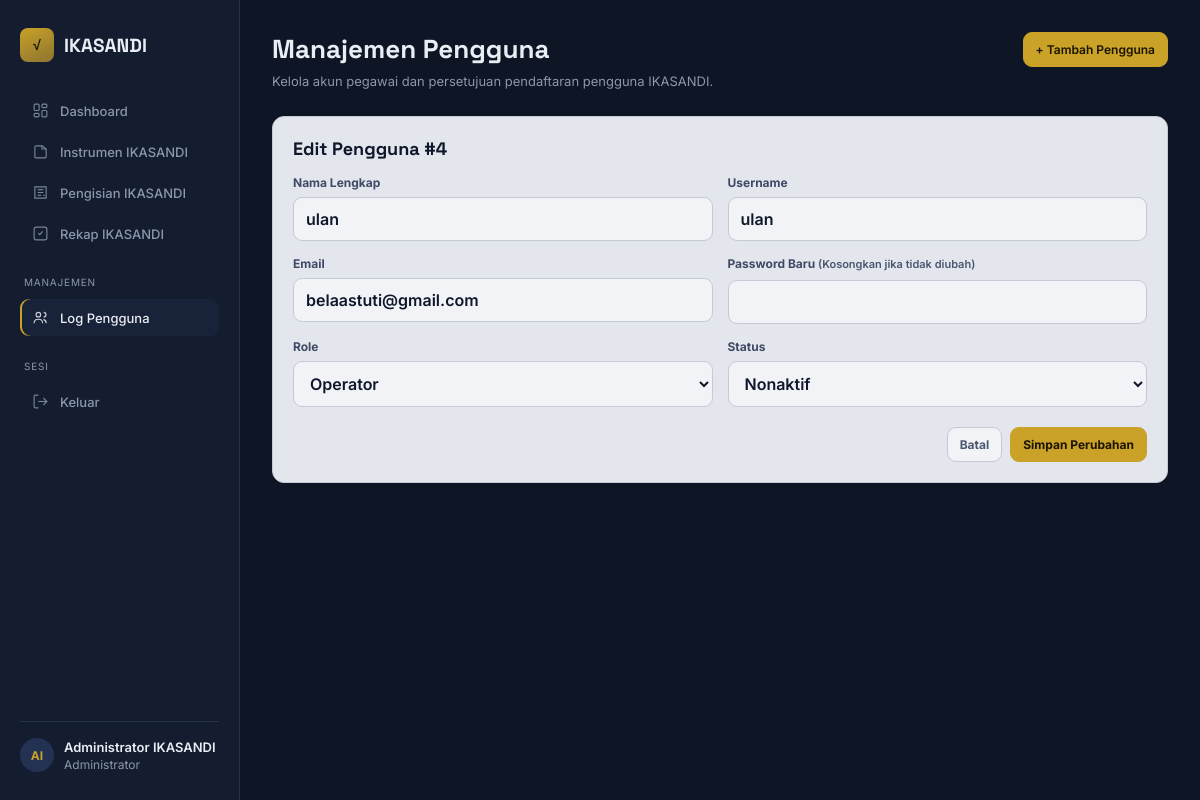
Screenshot of /log_pengguna.php?edit=4 (signed in) with the database file from the repository.
### tables this page shows
CREATE TABLE `users` (
  `id` int(11) NOT NULL,
  `username` varchar(50) NOT NULL,
  `password` varchar(255) NOT NULL,
  `nama_lengkap` varchar(150) NOT NULL,
  `email` varchar(150) DEFAULT NULL,
  `role` enum('admin','operator') NOT NULL DEFAULT 'operator',
  `status` enum('aktif','nonaktif','menunggu','ditolak') NOT NULL DEFAULT 'menunggu',
  `created_at` datetime DEFAULT current_timestamp(),
  `updated_at` datetime DEFAULT current_timestamp() ON UPDATE current_timestamp(),
  `reset_token` char(64) DEFAULT NULL,
  `reset_expires` datetime DEFAULT NULL
);

### log_pengguna.php (the view, shortened to what this page needs)
<?php
require_once 'koneksi.php';
$id_login = (int) $_SESSION['user_id'];
function e($value)
{
    return htmlspecialchars((string)$value, ENT_QUOTES, 'UTF-8');
}
$csrf = $_SESSION['csrf_token'];
$stmt = mysqli_prepare(
    $koneksi,
    "SELECT id, username, nama_lengkap, email, role, status
     FROM users
     WHERE id = ?
     LIMIT 1"
);
mysqli_stmt_bind_param($stmt, 'i', $id_login);
mysqli_stmt_execute($stmt);
$result_login = mysqli_stmt_get_result($stmt);
$akun_login = mysqli_fetch_assoc($result_login);
$nama_sidebar = trim($akun_login['nama_lengkap'] ?? '');
$role_sidebar = strtolower($akun_login['role'] ?? '');
$role_label_sidebar = ($role_sidebar === 'admin')
    ? 'Administrator'
    : (($role_sidebar === 'operator')
        ? 'Operator'
        : ucfirst($role_sidebar));
$nama_parts = preg_split('/\s+/', $nama_sidebar);
$inisial_sidebar = '';
foreach (array_slice($nama_parts, 0, 2) as $part) {
    if ($part !== '') {
        $inisial_sidebar .= mb_strtoupper(
            mb_substr($part, 0, 1, 'UTF-8'),
            'UTF-8'
        );
    }
}
$edit_user = null;
if (isset($_GET['edit'])) {
    $edit_id = (int)$_GET['edit'];
    if ($edit_id > 0) {
        $stmt = mysqli_prepare(
            $koneksi,
            "SELECT id, username, nama_lengkap,
                    email, role, status
             FROM users
             WHERE id = ?
             LIMIT 1"
        );
        mysqli_stmt_bind_param($stmt, 'i', $edit_id);
        mysqli_stmt_execute($stmt);
        $edit_user = mysqli_fetch_assoc(
            mysqli_stmt_get_result($stmt)
        );
    }
}
?>
<!DOCTYPE html>
<html lang="id">
<head>
</head>
<body>
<div class="layout">
    <aside class="side">
        <div class="brand">
            <div class="mark">√</div>
            IKASANDI
        </div>
        <nav>
            <a class="navitem" href="index.php">
                <svg viewBox="0 0 24 24" fill="none"
                     stroke="currentColor" stroke-width="1.6">
                    <rect x="3" y="3" width="7" height="9" rx="1.5"/>
                    <rect x="14" y="3" width="7" height="5" rx="1.5"/>
                    <rect x="14" y="12" width="7" height="9" rx="1.5"/>
                    <rect x="3" y="16" width="7" height="5" rx="1.5"/>
                </svg>
                Dashboard
            </a>
            <a class="navitem" href="instrumen_ikasandi.php">
                <svg viewBox="0 0 24 24" fill="none"
                     stroke="currentColor" stroke-width="1.6">
                    <path d="M4 19.5V6a2 2 0 0 1 2-2h8.5L20 8.5V19.5a1.5 1.5 0 0 1-1.5 1.5h-13A1.5 1.5 0 0 1 4 19.5Z"/>
                    <path d="M14 4v4.5H20"/>
                </svg>
                Instrumen IKASANDI
            </a>
            <a class="navitem" href="pengisian_ikasandi.php">
                <svg viewBox="0 0 24 24" fill="none"
                     stroke="currentColor" stroke-width="1.6">
                    <path d="M4 4h16v16H4z"/>
                    <path d="M8 8h8"/>
                    <path d="M8 12h8"/>
                    <path d="M8 16h5"/>
                    <path d="M16 16h2"/>
                </svg>
                Pengisian IKASANDI
            </a>
            <a class="navitem" href="rekap_ikasandi.php">
                <svg viewBox="0 0 24 24" fill="none"
                     stroke="currentColor" stroke-width="1.6">
                    <path d="M9 11.5l2 2 4-4.5"/>
                    <rect x="3" y="3" width="18" height="18" rx="3"/>
                </svg>
                Rekap IKASANDI
            </a>
            <div class="navlabel">MANAJEMEN</div>
            <a class="navitem active" href="log_pengguna.php">
                <svg viewBox="0 0 24 24" fill="none"
                     stroke="currentColor" stroke-width="1.6">
                    <circle cx="9" cy="8" r="3.2"/>
                    <path d="M3 20c0-3.3 2.7-5.5 6-5.5s6 2.2 6 5.5"/>
                    <path d="M16.5 4.8a3.2 3.2 0 0 1 0 6.4"/>
                    <path d="M20 20c0-2.6-1.6-4.6-3.8-5.3"/>
                </svg>
                Log Pengguna
            </a>
            <div class="navlabel">SESI</div>
            <a class="navitem" href="logout.php">
                <svg viewBox="0 0 24 24" fill="none"
                     stroke="currentColor" stroke-width="1.6">
                    <path d="M9 21H5a2 2 0 0 1-2-2V5a2 2 0 0 1 2-2h4"/>
                    <path d="M16 17l5-5-5-5"/>
                    <path d="M21 12H9"/>
                </svg>
                Keluar
            </a>
        </nav>
        <div class="side-foot">
            <div class="avatar">
                <?= e($inisial_sidebar) ?>
            </div>
            <div class="profile-info">
                <div class="who"
                     title="<?= e($nama_sidebar) ?>">
                    <?= e($nama_sidebar) ?>
                </div>
                <div class="role">
                    <?= e($role_label_sidebar) ?>
                </div>
            </div>
        </div>
    </aside>
    <main class="main">
        <div class="page-head">
            <div>
                <h1>Manajemen Pengguna</h1>
                <p>
                    Kelola akun pegawai dan persetujuan
                    pendaftaran pengguna IKASANDI.
                </p>
            </div>
            <a class="btn btn-primary"
               href="log_pengguna.php?tambah=1">
                + Tambah Pengguna
            </a>
        </div>
        <?php if (isset($_GET['tambah'])): ?>
            <div class="card">
                <h2 class="section-title">Tambah Pengguna</h2>
                <p class="help">
                    Admin dapat membuat akun secara langsung.
                    Pendaftaran pegawai dapat menggunakan status
                    Menunggu untuk memerlukan persetujuan admin.
                </p>
                <form method="post">
                    <input type="hidden"
                           name="csrf_token"
                           value="<?= e($csrf) ?>">
                    <input type="hidden"
                           name="aksi"
                           value="tambah">
                    <div class="form-grid">
                        <div class="form-group">
                            <label>Nama Lengkap</label>
                            <input class="form-control"
                                   type="text"
                                   name="nama_lengkap"
                                   required>
                        </div>
                        <div class="form-group">
                            <label>Username</label>
                            <input class="form-control"
                                   type="text"
                                   name="username"
                                   required>
                        </div>
                        <div class="form-group">
                            <label>Email</label>
                            <input class="form-control"
                                   type="email"
                                   name="email"
                                   required>
                        </div>
                        <div class="form-group">
                            <label>Password</label>
                            <input class="form-control"
                                   type="password"
                                   name="password"
                                   minlength="6"
                                   required>
                        </div>
                        <div class="form-group">
                            <label>Role</label>
                            <select class="form-control" name="role">
                                <option value="operator">Operator</option>
                                <option value="admin">Administrator</option>
                            </select>
                        </div>
                        <div class="form-group">
                            <label>Status</label>
                            <select class="form-control" name="status">
                                <option value="aktif">Aktif</option>
                                <option value="menunggu">Menunggu</option>
                                <option value="nonaktif">Nonaktif</option>
                                <option value="ditolak">Ditolak</option>
                            </select>
                        </div>
                    </div>
                    <div class="form-actions">
                        <a class="btn btn-muted"
                           href="log_pengguna.php">
                            Batal
                        </a>
                        <button class="btn btn-primary"
                                type="submit">
                            Simpan Pengguna
                        </button>
                    </div>
                </form>
            </div>
        <!-- =================================================
             FORM EDIT PENGGUNA
             ================================================= -->
        <?php elseif ($edit_user): ?>
            <div class="card">
                <h2 class="section-title">
                    Edit Pengguna #<?= (int)$edit_user['id'] ?>
                </h2>
                <form method="post">
                    <div class="form-grid">
                        <div class="form-group">
                            <label>Nama Lengkap</label>
                            <input class="form-control"
                                   type="text"
                                   name="nama_lengkap"
                                   value="<?= e($edit_user['nama_lengkap']) ?>"
                                   required>
                        </div>
                        <div class="form-group">
                            <label>Username</label>
                            <input class="form-control"
                                   type="text"
                                   name="username"
                                   value="<?= e($edit_user['username']) ?>"
                                   required>
                        </div>
                        <div class="form-group">
                            <label>Email</label>
                            <input class="form-control"
                                   type="email"
                                   name="email"
                                   value="<?= e($edit_user['email']) ?>"
                                   required>
                        </div>
                        <div class="form-group">
                            <label>
                                Password Baru
                                <span class="help">
                                    (Kosongkan jika tidak diubah)
                                </span>
                            </label>
                            <input class="form-control"
                                   type="password"
                                   name="password"
                                   minlength="6">
                        </div>
                        <div class="form-group">
                            <label>Role</label>
                            <select class="form-control" name="role">
                                <option value="operator"
                                    <?= $edit_user['role'] === 'operator'
                                        ? 'selected' : '' ?>>
                                    Operator
                                </option>
                            </select>
                        </div>
                        <div class="form-group">
                            <label>Status</label>
                            <select class="form-control" name="status">
                                <?php foreach (
                                    ['aktif', 'menunggu', 'nonaktif', 'ditolak']
                                    as $s
                                ): ?>
                                    <option value="<?= e($s) ?>"
                                        <?= $edit_user['status'] === $s
                                            ? 'selected' : '' ?>>
                                        <?= e(ucfirst($s)) ?>
                                    </option>
                                <?php endforeach; ?>
                            </select>
                        </div>
                    </div>
                    <div class="form-actions">
                        <a class="btn btn-muted"
                           href="log_pengguna.php">
                            Batal
                        </a>
                        <button class="btn btn-primary"
                                type="submit">
                            Simpan Perubahan
                        </button>
                    </div>
                </form>
            </div>
        <?php endif; ?>
    </main>
</div>
</body>
</html>

### rows the page displays
users: nama_lengkap "Administrator IKASANDI", role "Administrator"
users: id "4", nama_lengkap "ulan", username "ulan", email "belaastuti@gmail.com", role "Operator", status "Nonaktif"

### other values shown
$inisial_sidebar "AI"
